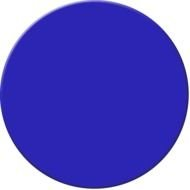
#> input picture blue.jpg, 190 x 190 px, given in place of the camera
$ python 'countours+ colors.py'
#> lines starting #> are read from the running program, lines starting #| are printed output that depends on the picture; after the words box and inside, x2 and y2 are one past the last pixel; in counts of white or black regions, pixels touching at a corner belong together
import cv2
import imutils
import numpy as np
import time

cap=cv2.VideoCapture(0)


while True:
    _, frame = cap.read()
#> frame is the input picture: shape (190, 190, 3); mean B, G, R 194.2, 86.8, 92.1
    hsv_frame = cv2.cvtColor(frame, cv2.COLOR_BGR2HSV)
#> hsv_frame: shape (190, 190, 3); mean H, S, V 102, 154.8, 194.5
    blue_object = 0
    red_object = 0

#HSV range of colors
    low_red = np.array([70, 40, 160])
    high_red = np.array([180, 255, 255])
    low_blue = np.array([81, 69, 28])
    high_blue = np.array([128, 255, 255])

#masking of detected colors
    maskr = cv2.inRange(hsv_frame, low_red, high_red)
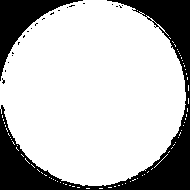
#> maskr: shape (190, 190); 74.9% white; 22 black regions (20 under 20 px), largest, box (x1, y1, x2, y2) and area: (0, 0, 190, 190) 7110, (0, 0, 83, 81) 1905
    maskb = cv2.inRange(hsv_frame, low_blue, high_blue)
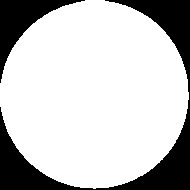
#> maskb: shape (190, 190); 77.2% white; 2 black regions

    red = cv2.bitwise_and(frame, frame, mask = maskr)
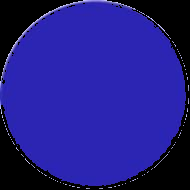
#> red: shape (190, 190, 3); mean B, G, R 134.2, 29.5, 34.7
    blue = cv2.bitwise_and(frame, frame, mask = maskb)
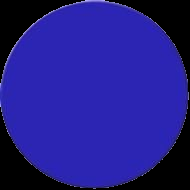
#> blue: shape (190, 190, 3); mean B, G, R 136.7, 29.6, 35
    Result = red + blue
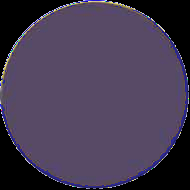
#> Result: shape (190, 190, 3); mean B, G, R 81.1, 58.4, 68.8
#drawing contours around detected colors
    cntsr = cv2.findContours(maskr, cv2.RETR_TREE, cv2.CHAIN_APPROX_SIMPLE)
#> cntsr = 103 contours, 101 with area under 20; largest, box (x1, y1, x2, y2) and area: (0, 0, 186, 186) 26644, (151, 20, 160, 28) 22
    cntsr = imutils.grab_contours(cntsr)
    cntsb = cv2.findContours(maskb, cv2.RETR_TREE, cv2.CHAIN_APPROX_SIMPLE)
#> cntsb = 1 contour; box (x1, y1, x2, y2) and area: (0, 0, 189, 189) 27592
    cntsb = imutils.grab_contours(cntsb)


    for c in cntsr:
        arear = cv2.contourArea(c)
        if arear > 5000:
            cv2.drawContours(frame, [c], -1, (0,255,0), 3)
            M = cv2.moments(c)
            cx = int(M["m10"]/M["m00"])
            cy = int(M["m10"]/M["m00"])
            #cv2.circle(frame, (cx,cy), 7, (255,255,255), -1)
            cv2.putText(frame, "Red", (cx-5, cy-5), cv2.FONT_HERSHEY_SIMPLEX, 2.5, (255,255,255), 3)
            red_object = 1
#> this loop made 103 passes
#> (arear, cx, cy, red_object) on pass 73: (26644.5, 92, 92, 1)
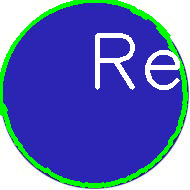
#> frame: shape (190, 190, 3); 11.18% of pixels changed, all inside (x1, y1, x2, y2) = (0, 0, 188, 188)


    for c in cntsb:
        areab = cv2.contourArea(c)
        if areab > 5000:
            cv2.drawContours(frame, [c], -1, (0,255,0), 3)
            M = cv2.moments(c)
            cx = int(M["m10"]/M["m00"])
            cy = int(M["m10"]/M["m00"])
            #cv2.circle(frame, (cx,cy), 7, (255,255,255), -1)
            cv2.putText(frame, "Blue", (cx-5, cy-5), cv2.FONT_HERSHEY_SIMPLEX, 2.5, (255,255,255), 3)

            blue_object = 1
#> this loop made 1 pass
#> (areab, cx, cy, blue_object) on pass 1: (27592, 93, 93, 1)
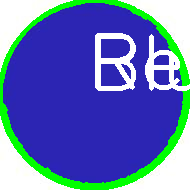
#> frame: shape (190, 190, 3); 4.93% of pixels changed, all inside (x1, y1, x2, y2) = (0, 3, 190, 190)

#display of frames
    cv2.imshow("Frame",frame)
    cv2.imshow("Final_result", Result)
    if blue_object == 1:
        print("Object in front of camera is blue")
    if red_object == 1:
        print("Object in front of camera is red")
    if blue_object == 1 & red_object == 1:
        print("both red and blue")


    key = cv2.waitKey(1)
#> (key Esc is pressed here)
    if key == 27:
        break

cap.release()
cv2.destroyAllWindows()
